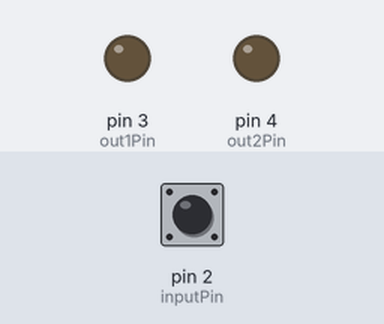
Recording of a sketch running on a simulated Arduino Uno, built with avr-gcc and run on an emulated ATmega328P. On the bench: output pins drawn as LEDs (lit = HIGH). The inputs (shaded band) are chosen by the test bench; at power-on: pin 2 (inputPin) HIGH.

Above: at 1.2 s.
1.3 s: pin 2 (inputPin) pulled LOW for 0.15 s
At 1.68 s:
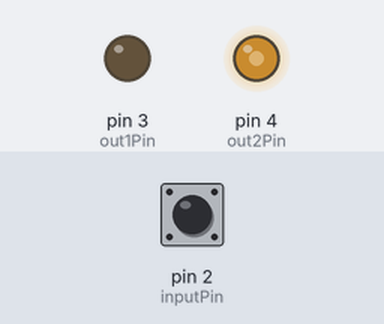
3.3 s: pin 2 (inputPin) pulled LOW for 3.2 s
At 7.9 s:
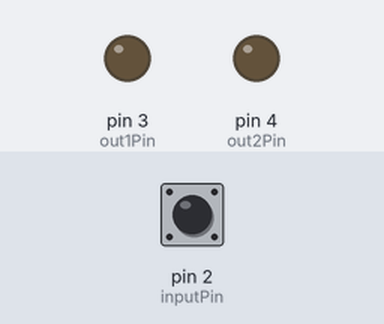
Timing chart, 0 to 9.4 s (numbered marks = the images above; inputs shaded):
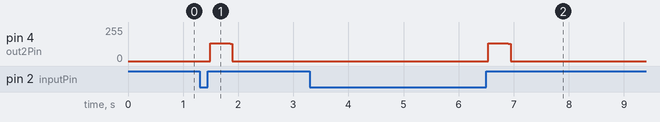

The sketch:

arduTrigXimeaR4_forSketch.ino
```cpp
// burst generator on R4 Minima
// for triggering usb Ximea cameras
// after receiving the trig signal outputs one pulse,
// waits for 500 ms, and then outputs the (n_pulses - 1)
// number of pulses

//May or may not work on older Arduinos (r3 and older)

#include <Arduino.h>
#include <digitalWriteFast.h>

// pins (pick any interrupt‐capable pin for input)
static const uint8_t inputPin = 2;
static const uint8_t out1Pin  = 3;
static const uint8_t out2Pin  = 4;

// state vars
unsigned int pulse_width = 100UL; // duration of individual pulse in us
unsigned int n_pulses = 2000;
//double fps = 400;
//unsigned long reg_delay = round(1.0  * 1000000 / fps);
unsigned long reg_delay = 200UL;
volatile bool triggered = false;  // set in ISR
uint16_t genState = 0;            // 0..500
unsigned long t0, lastTime;       // timestamps in µs
int lastInputState = HIGH;  // for edge detection

void setup() {
  pinMode(inputPin, INPUT_PULLUP);
  pinMode(out1Pin,  OUTPUT);
  pinMode(out2Pin,  OUTPUT);
  digitalWrite(out1Pin, LOW);
  digitalWrite(out2Pin, LOW);

  // catch rising edges on inputPin
  //attachInterrupt(digitalPinToInterrupt(inputPin), onPulse, RISING);
}

void loop() {

  int inState = digitalRead(inputPin);
  if (!triggered && lastInputState == LOW && inState == HIGH) {
    // RISING edge: arm sequence
    triggered = true;
    genState  = 0;
  }
  lastInputState = inState;

if (!triggered) return;

  unsigned long now = micros();
  switch (genState) {
    case 0:
      // pulse #1 on out2 immediately
      pulse(out2Pin);
      t0 = now;
      lastTime = now;
      genState++;
      break;

    case 1:
      // wait 500 ms before the simultaneous second pulse
      // changed to 1000 us
      if (now - t0 >= 1000UL) {

        digitalWriteFast(out2Pin, HIGH);
        digitalWriteFast(out1Pin, HIGH);
        delayMicroseconds(pulse_width);
        digitalWriteFast(out2Pin, LOW);
        digitalWriteFast(out1Pin, LOW);

        lastTime = lastTime + 2 * reg_delay;   // reset for 500 Hz loop
        genState++;
      }
      break;

    default:
      // genState == 2…n_pulses => emit the rest on out2 at 500 Hz
      if (genState < n_pulses) {
        if (now - lastTime >= reg_delay) {     // 2 ms period
          pulse(out2Pin);
          lastTime += reg_delay;
          genState++;
        }
      } else {
        // done
        triggered = false;
        genState   = 0;
      }
      break;
  }
}


// very short single‐pulse on pin (∼10 µs width)
inline void pulse(uint8_t pin) {
  digitalWriteFast(pin, HIGH);
  delayMicroseconds(100);
  digitalWriteFast(pin, LOW);
}
```

Measured:
- after the input at 1.3 s, pin 4 (out2Pin): 0/255 → 134/255 after 0.19 s, → 0/255 0.36 s later
- after the input at 3.3 s, pin 4 (out2Pin): 0/255 → 134/255 after 3.2 s, → 0/255 0.36 s later
